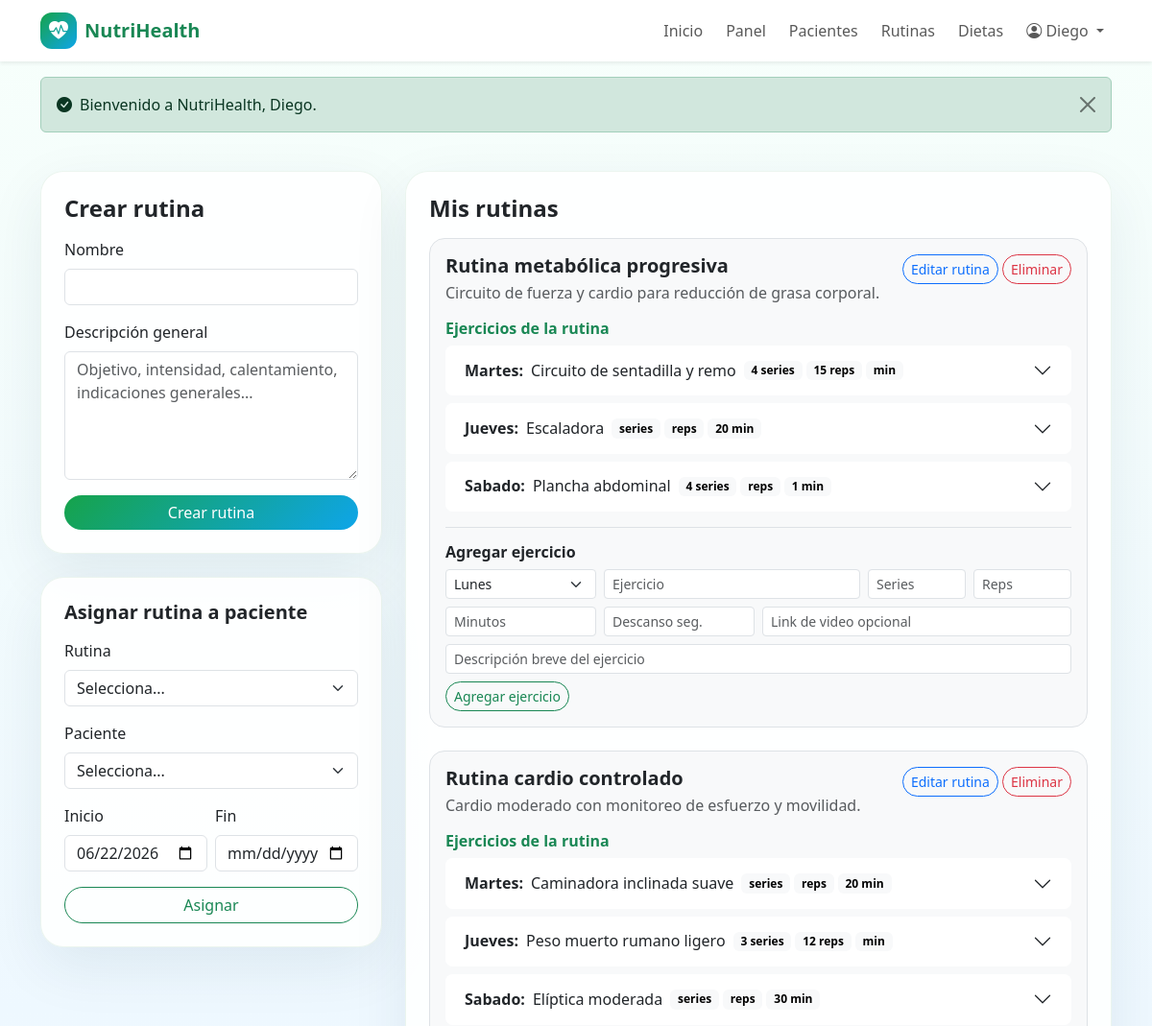
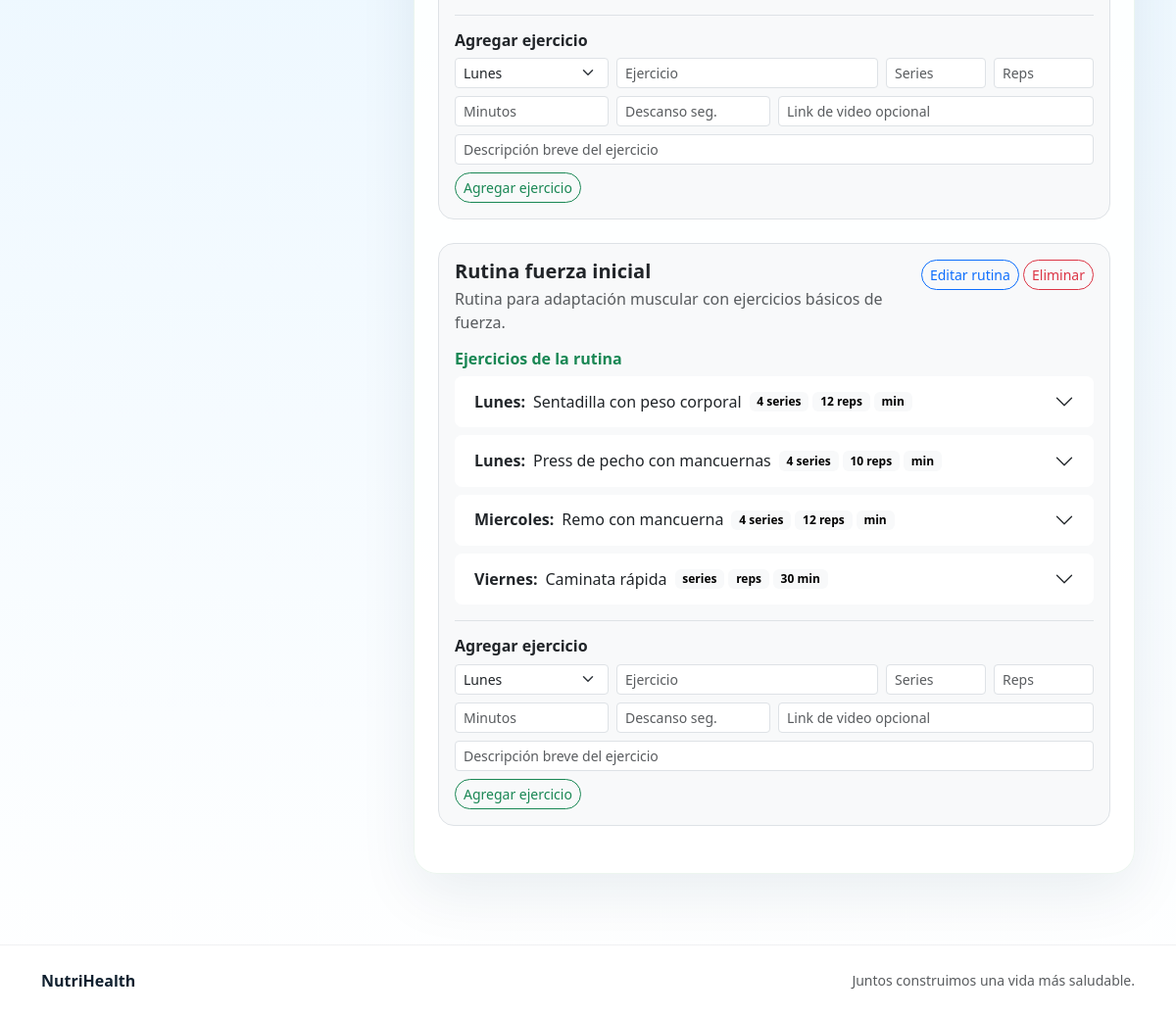
/pages/entrenador/rutinas.php (signed in), run on the app's committed database (2 pictures, top to bottom).
### tables this page shows
CREATE TABLE rutinas (
    id INT AUTO_INCREMENT PRIMARY KEY,
    nombre VARCHAR(100) NOT NULL,
    descripcion TEXT,
    entrenador_id INT NOT NULL,
    fecha_creacion DATETIME DEFAULT CURRENT_TIMESTAMP,

    FOREIGN KEY (entrenador_id) REFERENCES personas(id)
);

CREATE TABLE rutina_ejercicios (
    id INT AUTO_INCREMENT PRIMARY KEY,
    rutina_id INT NOT NULL,
    dia_semana ENUM('lunes','martes','miercoles','jueves','viernes','sabado','domingo') NOT NULL,
    nombre_ejercicio VARCHAR(100) NOT NULL,
    descripcion TEXT,
    series INT,
    repeticiones INT,
    duracion_minutos INT,
    descanso_segundos INT,
    link_video VARCHAR(255),

    FOREIGN KEY (rutina_id) REFERENCES rutinas(id)
);

### includes/functions.php (called while the page is built, shortened)
<?php
require_once __DIR__ . '/../config/database.php';
function normalize_path_for_url(string $path): string
{
    $path = str_replace('\\', '/', $path);
    $parts = [];
    foreach (explode('/', $path) as $part) {
        if ($part === '' || $part === '.') {
            continue;
        }
        $parts[] = $part;
    }
    return implode('/', $parts);
}
function relative_url_from_current_script(string $targetPath): string
{
    $scriptFile = $_SERVER['SCRIPT_FILENAME'] ?? APP_ROOT . DIRECTORY_SEPARATOR . 'index.php';
    $scriptDir = normalize_path_for_url(dirname($scriptFile));
    $target = normalize_path_for_url(APP_ROOT . ($targetPath !== '' ? DIRECTORY_SEPARATOR . str_replace('/', DIRECTORY_SEPARATOR, $targetPath) : ''));
    $fromParts = $scriptDir === '' ? [] : explode('/', $scriptDir);
    $toParts = $target === '' ? [] : explode('/', $target);
    $i = 0;
    $max = min(count($fromParts), count($toParts));
    while ($i < $max && $fromParts[$i] === $toParts[$i]) {
        $i++;
    }
    $up = array_fill(0, count($fromParts) - $i, '..');
    $down = array_slice($toParts, $i);
    $relativeParts = array_merge($up, $down);
    return $relativeParts ? implode('/', $relativeParts) : '.';
}
function base_url(string $path = ''): string
{
    $path = ltrim($path, '/');
    preg_match('/^([^?#]*)([?#].*)?$/', $path, $matches);
    $cleanPath = $matches[1] ?? '';
    $suffix = $matches[2] ?? '';
    $relative = relative_url_from_current_script($cleanPath);
    if ($cleanPath === '') {
        return $relative === '.' ? './' : rtrim($relative, '/') . '/';
    }
    return $relative . $suffix;
}
function e(?string $value): string
{
    return htmlspecialchars($value ?? '', ENT_QUOTES, 'UTF-8');
}
function flash(string $key, ?string $message = null): ?string
{
    if (isset($_SESSION['flash'][$key])) {
        $stored = $_SESSION['flash'][$key];
        return $stored;
    }
    return null;
}
function current_user(): ?array
{
    return $_SESSION['user'] ?? null;
}
function routine_exercises(int $rutinaId): array
{
    $stmt = db()->prepare('SELECT * FROM rutina_ejercicios WHERE rutina_id = ? ORDER BY FIELD(dia_semana, "lunes","martes","miercoles","jueves","viernes","sabado","domingo"), id');
    $stmt->execute([$rutinaId]);
    return $stmt->fetchAll();
}
function week_days(): array
{
    return ['lunes','martes','miercoles','jueves','viernes','sabado','domingo'];
}

### config/database.php (called while the page is built, shortened)
<?php
function db(): PDO
{
    static $pdo = null;
    if ($pdo === null) {
        $host = 'localhost';
        $database = 'sitio_salud';
        $user = 'root';
        $password = '';
        $charset = 'utf8mb4';
        $dsn = "mysql:host={$host};dbname={$database};charset={$charset}";
        $options = [
            PDO::ATTR_ERRMODE => PDO::ERRMODE_EXCEPTION,
            PDO::ATTR_DEFAULT_FETCH_MODE => PDO::FETCH_ASSOC,
            PDO::ATTR_EMULATE_PREPARES => false,
        ];
        $pdo = new PDO($dsn, $user, $password, $options);
    }
    return $pdo;
}

### pages/entrenador/rutinas.php (the view, shortened to what this page needs)
<?php
require_once __DIR__ . '/../../includes/functions.php';
$user = current_user();
$edit = null;
$stmt = db()->prepare('SELECT * FROM rutinas WHERE entrenador_id = ? ORDER BY fecha_creacion DESC');
$stmt->execute([$user['id']]);
$rutinas = $stmt->fetchAll();
$days = week_days();
require __DIR__ . '/../../includes/header.php';
?>
<section class="container py-4">
    <div class="row g-4">
        <div class="col-lg-4">
            <div class="card card-soft p-4 mb-4">
                <h1 class="h4 fw-bold mb-3"><?= $edit ? 'Modificar rutina' : 'Crear rutina' ?></h1>
                <form method="post" action="<?= base_url('actions/rutina_guardar.php') ?>">
                    <div class="mb-3">
                        <label class="form-label">Nombre</label>
                        <input name="nombre" class="form-control" value="<?= e($edit['nombre'] ?? '') ?>" required>
                    </div>
                    <div class="mb-3">
                        <label class="form-label">Descripción general</label>
                        <textarea name="descripcion" class="form-control" rows="5" placeholder="Objetivo, intensidad, calentamiento, indicaciones generales...">
<?= e($edit['descripcion'] ?? '') ?></textarea>
                    </div>
                    <button class="btn btn-nh rounded-pill w-100"><?= $edit ? 'Actualizar rutina' : 'Crear rutina' ?></button>
                </form>
            </div>
            <div class="card card-soft p-4">
                <h2 class="h5 fw-bold mb-3">Asignar rutina a paciente</h2>
                <form method="post" action="<?= base_url('actions/rutina_asignar.php') ?>">
                    <div class="mb-3">
                        <label class="form-label">Rutina</label>
                        <select name="rutina_id" class="form-select" required>
                            <option value="">Selecciona...</option>
                        </select>
                    </div>
                    <div class="mb-3">
                        <label class="form-label">Paciente</label>
                        <select name="paciente_id" class="form-select" required>
                            <option value="">Selecciona...</option>
                        </select>
                    </div>
                    <div class="row g-2">
                        <div class="col-6 mb-3">
                            <label class="form-label">Inicio</label>
                            <input type="date" name="fecha_inicio" class="form-control" value="<?= date('Y-m-d') ?>">
                        </div>
                        <div class="col-6 mb-3">
                            <label class="form-label">Fin</label>
                            <input type="date" name="fecha_fin" class="form-control">
                        </div>
                    </div>
                    <button class="btn btn-outline-success rounded-pill w-100">Asignar</button>
                </form>
            </div>
        </div>
        <div class="col-lg-8">
            <div class="card card-soft p-4">
                <h2 class="h4 fw-bold mb-3">Mis rutinas</h2>
                <?php foreach ($rutinas as $r): ?>
                    <?php $ejercicios = routine_exercises((int)$r['id']); ?>
                    <div class="border rounded-4 p-3 mb-4 bg-light" id="rutina-<?= (int)$r['id'] ?>">
                        <div class="d-flex justify-content-between align-items-start gap-2 mb-3">
                            <div>
                                <h5 class="fw-bold mb-1"><?= e($r['nombre']) ?></h5>
                                <p class="text-muted mb-0"><?= nl2br(e($r['descripcion'])) ?></p>
                            </div>
                            <div class="text-nowrap">
                                <a class="btn btn-sm btn-outline-primary rounded-pill" href="<?= base_url('pages/entrenador/rutinas.php?edit=' . (int)$r['id']) ?>">Editar rutina</a>
                                <form class="d-inline" method="post" action="<?= base_url('actions/rutina_eliminar.php') ?>" onsubmit="return confirm('¿Eliminar rutina? También se eliminarán sus ejercicios si la base lo permite.')">
                                    <button class="btn btn-sm btn-outline-danger rounded-pill">Eliminar</button>
                                </form>
                            </div>
                        </div>
                        <h6 class="fw-bold text-success">Ejercicios de la rutina</h6>
                        <div class="accordion mb-3" id="accordion-rutina-<?= (int)$r['id'] ?>">
                            <?php foreach ($ejercicios as $ej): ?>
                                <?php $collapseId = 'ejercicio-' . (int)$ej['id']; ?>
                                <div class="accordion-item border-0 mb-2 rounded-3 overflow-hidden">
                                    <h2 class="accordion-header">
                                        <button class="accordion-button collapsed bg-white" type="button" data-bs-toggle="collapse" data-bs-target="#<?= $collapseId ?>">
                                            <span class="fw-semibold me-2"><?= e(ucfirst($ej['dia_semana'])) ?>:</span>
                                            <?= e($ej['nombre_ejercicio']) ?>
                                            <span class="badge text-bg-light ms-2"><?= e((string)$ej['series']) ?> series</span>
                                            <span class="badge text-bg-light ms-1"><?= e((string)$ej['repeticiones']) ?> reps</span>
                                            <span class="badge text-bg-light ms-1"><?= e((string)$ej['duracion_minutos']) ?> min</span>
                                        </button>
                                    </h2>
                                </div>
                            <?php endforeach; ?>
                        </div>
                        <div class="border-top pt-3">
                            <h6 class="fw-bold mb-2">Agregar ejercicio</h6>
                            <form class="row g-2" method="post" action="<?= base_url('actions/rutina_ejercicio_guardar.php') ?>">
                                <div class="col-md-3"><select name="dia_semana" class="form-select form-select-sm"><?php foreach ($days as $day): ?><option value="<?= e($day) ?>"><?= e(ucfirst($day)) ?></option><?php endforeach; ?></select></div>
                                <div class="col-md-5"><input name="nombre_ejercicio" class="form-control form-control-sm" placeholder="Ejercicio" required></div>
                                <div class="col-md-2"><input type="number" min="0" name="series" class="form-control form-control-sm" placeholder="Series"></div>
                                <div class="col-md-2"><input type="number" min="0" name="repeticiones" class="form-control form-control-sm" placeholder="Reps"></div>
                                <div class="col-md-3"><input type="number" min="0" name="duracion_minutos" class="form-control form-control-sm" placeholder="Minutos"></div>
                                <div class="col-md-3"><input type="number" min="0" name="descanso_segundos" class="form-control form-control-sm" placeholder="Descanso seg."></div>
                                <div class="col-md-6"><input type="url" name="link_video" class="form-control form-control-sm" placeholder="Link de video opcional"></div>
                                <div class="col-md-12"><input name="descripcion" class="form-control form-control-sm" placeholder="Descripción breve del ejercicio"></div>
                                <div class="col-md-12"><button class="btn btn-sm btn-outline-success rounded-pill">Agregar ejercicio</button></div>
                            </form>
                        </div>
                    </div>
                <?php endforeach; ?>
            </div>
        </div>
    </div>
</section>
<?php require __DIR__ . '/../../includes/footer.php'; ?>

### includes/header.php (shortened to what this page needs)
<?php
require_once __DIR__ . '/functions.php';
?>
<!doctype html>
<html lang="es">
<head>
    <link href="https://cdn.jsdelivr.net/npm/bootstrap@5.3.3/dist/css/bootstrap.min.css" rel="stylesheet">
    <link href="https://cdn.jsdelivr.net/npm/bootstrap-icons@1.11.3/font/bootstrap-icons.css" rel="stylesheet">
    <link rel="stylesheet" href="<?= base_url('assets/css/style.css') ?>">
</head>
<body>
<?php require __DIR__ . '/navbar.php'; ?>
<main class="main-content">
<?php require __DIR__ . '/flash.php'; ?>

### includes/navbar.php (shortened to what this page needs)
<?php $user = current_user(); ?>
<nav class="navbar navbar-expand-lg navbar-light bg-white sticky-top shadow-sm">
    <div class="container">
        <a class="navbar-brand d-flex align-items-center gap-2 fw-bold text-success" href="<?= base_url('index.php') ?>">
            <span class="brand-icon"><i class="bi bi-heart-pulse-fill"></i></span>
            NutriHealth
        </a>
        <div class="collapse navbar-collapse" id="mainNavbar">
            <ul class="navbar-nav ms-auto align-items-lg-center gap-lg-2">
                <li class="nav-item"><a class="nav-link" href="<?= base_url('index.php') ?>">Inicio</a></li>
                <?php if ($user): ?>
                    <li class="nav-item"><a class="nav-link" href="<?= base_url('dashboard.php') ?>">Panel</a></li>
                    <?php if ($user['rol'] === 'paciente'): ?>
                        <li class="nav-item"><a class="nav-link" href="<?= base_url('pages/paciente/citas.php') ?>">Citas</a></li>
                        <li class="nav-item"><a class="nav-link" href="<?= base_url('pages/paciente/progreso.php') ?>">Progreso</a></li>
                    <?php elseif ($user['rol'] === 'nutriologo'): ?>
                        <li class="nav-item"><a class="nav-link" href="<?= base_url('pages/nutriologo/pacientes.php') ?>">Pacientes</a></li>
                        <li class="nav-item"><a class="nav-link" href="<?= base_url('pages/nutriologo/dietas.php') ?>">Dietas</a></li>
                    <?php else: ?>
                        <li class="nav-item"><a class="nav-link" href="<?= base_url('pages/entrenador/pacientes.php') ?>">Pacientes</a></li>
                        <li class="nav-item"><a class="nav-link" href="<?= base_url('pages/entrenador/rutinas.php') ?>">Rutinas</a></li>
                        <li class="nav-item"><a class="nav-link" href="<?= base_url('pages/entrenador/dietas.php') ?>">Dietas</a></li>
                    <?php endif; ?>
                    <li class="nav-item dropdown">
                        <a class="nav-link dropdown-toggle" href="#" data-bs-toggle="dropdown">
                            <i class="bi bi-person-circle"></i> <?= e($user['nombre']) ?>
                        </a>
                    </li>
                <?php else: ?>
                    <li class="nav-item"><a class="nav-link" href="<?= base_url('login.php') ?>">Iniciar sesión</a></li>
                    <li class="nav-item"><a class="btn btn-success rounded-pill px-4" href="<?= base_url('register.php') ?>">Registrarse</a></li>
                <?php endif; ?>
            </ul>
        </div>
    </div>
</nav>

### includes/flash.php (shortened to what this page needs)
<div class="container mt-3">
    <?php if ($message = flash('success')): ?>
        <div class="alert alert-success alert-dismissible fade show" role="alert">
            <i class="bi bi-check-circle-fill me-2"></i><?= e($message) ?>
            <button type="button" class="btn-close" data-bs-dismiss="alert"></button>
        </div>
    <?php endif; ?>
</div>

### includes/footer.php (shortened to what this page needs)
</main>
<footer class="footer py-4 mt-5">
    <div class="container d-flex flex-column flex-md-row justify-content-between align-items-center gap-2">
        <span class="fw-semibold">NutriHealth</span>
        <span class="small text-muted">Juntos construimos una vida más saludable.</span>
    </div>
</footer>
</body>
</html>

### assets/css/style.css (style rules this page uses)
:root { --nh-green: #16a34a; --nh-green-dark: #0f7a37; --nh-blue: #0ea5e9; --nh-blue-dark: #0369a1; --nh-soft: #f4fbf7; --nh-text: #10202f; }
body { min-height: 100vh; background: linear-gradient(180deg, #f7fffb 0%, #eef8ff 50%, #ffffff 100%); color: var(--nh-text); }
.main-content { min-height: calc(100vh - 135px); }
.brand-icon { width: 38px; height: 38px; display: inline-flex; align-items: center; justify-content: center; color: #fff; background: linear-gradient(135deg, var(--nh-green), var(--nh-blue)); border-radius: 12px; }
.btn-nh { background: linear-gradient(135deg, var(--nh-green), var(--nh-blue)); border: none; color: #fff; }
.card-soft { background: rgba(255, 255, 255, .88); border: 1px solid rgba(15, 122, 55, .08); box-shadow: 0 20px 60px rgba(2, 47, 74, .08); border-radius: 24px; }
.footer { background: #ffffff; border-top: 1px solid rgba(15, 23, 42, .06); }

### data on the page
rutinas: nombre "Rutina metabólica progresiva", descripcion "Circuito de fuerza y cardio para reducción de grasa corporal."
rutina_ejercicios: dia_semana "Martes", nombre_ejercicio "Circuito de sentadilla y remo", series "4", repeticiones "15"
rutina_ejercicios: dia_semana "Jueves", nombre_ejercicio "Escaladora", duracion_minutos "20"
rutina_ejercicios: dia_semana "Sabado", nombre_ejercicio "Plancha abdominal", series "4", duracion_minutos "1"
rutinas: nombre "Rutina cardio controlado", descripcion "Cardio moderado con monitoreo de esfuerzo y movilidad."
rutina_ejercicios: dia_semana "Martes", nombre_ejercicio "Caminadora inclinada suave", duracion_minutos "20"
rutina_ejercicios: dia_semana "Jueves", nombre_ejercicio "Peso muerto rumano ligero", series "3", repeticiones "12"
rutina_ejercicios: dia_semana "Sabado", nombre_ejercicio "Elíptica moderada", duracion_minutos "30"
rutinas: nombre "Rutina fuerza inicial", descripcion "Rutina para adaptación muscular con ejercicios básicos de fuerza."
rutina_ejercicios: dia_semana "Lunes", nombre_ejercicio "Sentadilla con peso corporal", series "4", repeticiones "12"
rutina_ejercicios: dia_semana "Lunes", nombre_ejercicio "Press de pecho con mancuernas", series "4", repeticiones "10"
rutina_ejercicios: dia_semana "Miercoles", nombre_ejercicio "Remo con mancuerna", series "4", repeticiones "12"
rutina_ejercicios: dia_semana "Viernes", nombre_ejercicio "Caminata rápida", duracion_minutos "30"

### other printed values
$user['nombre'] "Diego"
$message "Bienvenido a NutriHealth, Diego."
form field dia_semana "Lunes"
